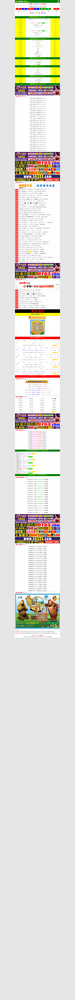
#> input picture 1_cs/ocr1.png, 75 x 1000 px, shrunk from 1200 x 16000 before the run, found by its file name
$ python image_convert.py
#> lines starting #> are read from the running program, lines starting #| are printed output that depends on the picture; after the words box and inside, x2 and y2 are one past the last pixel; in counts of white or black regions, pixels touching at a corner belong together
from PIL import Image


filename='ocr1.png'
# f1, f2 = os.path.splitext(filename)
# print(f1,f2)
image= Image.open(filename)
#> image is the input picture: PIL image 75x1000 RGBA; mean R, G, B, A 224.7, 222, 215.1, 255

gray = image.convert('L')
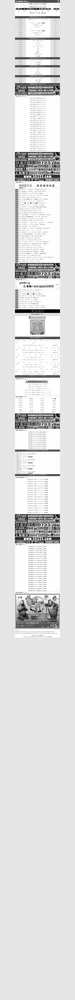
#> gray: PIL image 75x1000 L; min 0, max 255, mean 222
#图像对象转化（L：8位像素，表示黑和白）
#可以参考：Python图像处理库PIL的基本概念介绍 - icamera0的博客 - CSDN博客
bw = gray.point(lambda x:0 if x<140 else 255,'1')#如果RGB数值小于140的变成1，否则是255。也就是将验证码背景变成白色，具体字符变成黑色。
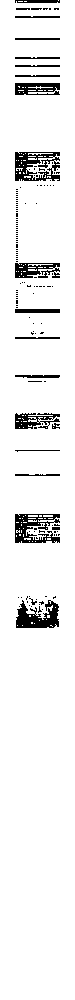
#> bw: PIL image 75x1000 1; 93.2% white; 139 black regions (117 under 20 px), largest, box (x1, y1, x2, y2) and area: (15, 152, 60, 181) 792, (15, 514, 60, 543) 739, (16, 600, 59, 628) 733
bw.save('ocr2.png')
